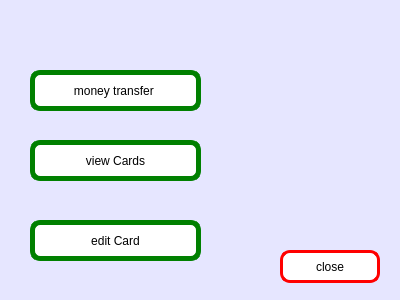
<?xml version="1.0" encoding="UTF-8"?>
<ui version="4.0">
 <class>CustomerMainWindow</class>
 <widget class="QWidget" name="CustomerMainWindow">
  <property name="geometry">
   <rect>
    <x>0</x>
    <y>0</y>
    <width>400</width>
    <height>300</height>
   </rect>
  </property>
  <property name="windowTitle">
   <string>Form</string>
  </property>
  <property name="styleSheet">
   <string notr="true">background-color: rgb(230, 230, 255);
color: rgb(0, 0, 0);
</string>
  </property>
  <widget class="QPushButton" name="transferButton">
   <property name="geometry">
    <rect>
     <x>30</x>
     <y>70</y>
     <width>171</width>
     <height>41</height>
    </rect>
   </property>
   <property name="styleSheet">
    <string notr="true">border:5px solid green;
font: 10pt &quot;Segoe UI&quot;;
background: rgb(255, 255, 255);
color: rgb(0, 0, 0);
gridline-color: rgb(0, 0, 0);
border-radius:10px;</string>
   </property>
   <property name="text">
    <string>money transfer </string>
   </property>
  </widget>
  <widget class="QPushButton" name="viewCardsButton">
   <property name="geometry">
    <rect>
     <x>30</x>
     <y>140</y>
     <width>171</width>
     <height>41</height>
    </rect>
   </property>
   <property name="styleSheet">
    <string notr="true">border:5px solid green;
font: 10pt &quot;Segoe UI&quot;;
background: rgb(255, 255, 255);
color: rgb(0, 0, 0);
gridline-color: rgb(0, 0, 0);
border-radius:10px;</string>
   </property>
   <property name="text">
    <string>view Cards</string>
   </property>
  </widget>
  <widget class="QPushButton" name="editCardButton">
   <property name="geometry">
    <rect>
     <x>30</x>
     <y>220</y>
     <width>171</width>
     <height>41</height>
    </rect>
   </property>
   <property name="styleSheet">
    <string notr="true">border:5px solid green;
font: 10pt &quot;Segoe UI&quot;;
background: rgb(255, 255, 255);
color: rgb(0, 0, 0);
gridline-color: rgb(0, 0, 0);
border-radius:10px;</string>
   </property>
   <property name="text">
    <string>edit Card</string>
   </property>
  </widget>
  <widget class="QPushButton" name="closeButton">
   <property name="geometry">
    <rect>
     <x>280</x>
     <y>250</y>
     <width>100</width>
     <height>33</height>
    </rect>
   </property>
   <property name="styleSheet">
    <string notr="true">border:3px solid red;
font: 10pt &quot;Segoe UI&quot;;
background: rgb(255, 255, 255);
color: rgb(0, 0, 0);
gridline-color: rgb(0, 0, 0);
border-radius:10px;</string>
   </property>
   <property name="text">
    <string>close</string>
   </property>
  </widget>
 </widget>
 <resources/>
 <connections/>
</ui>
